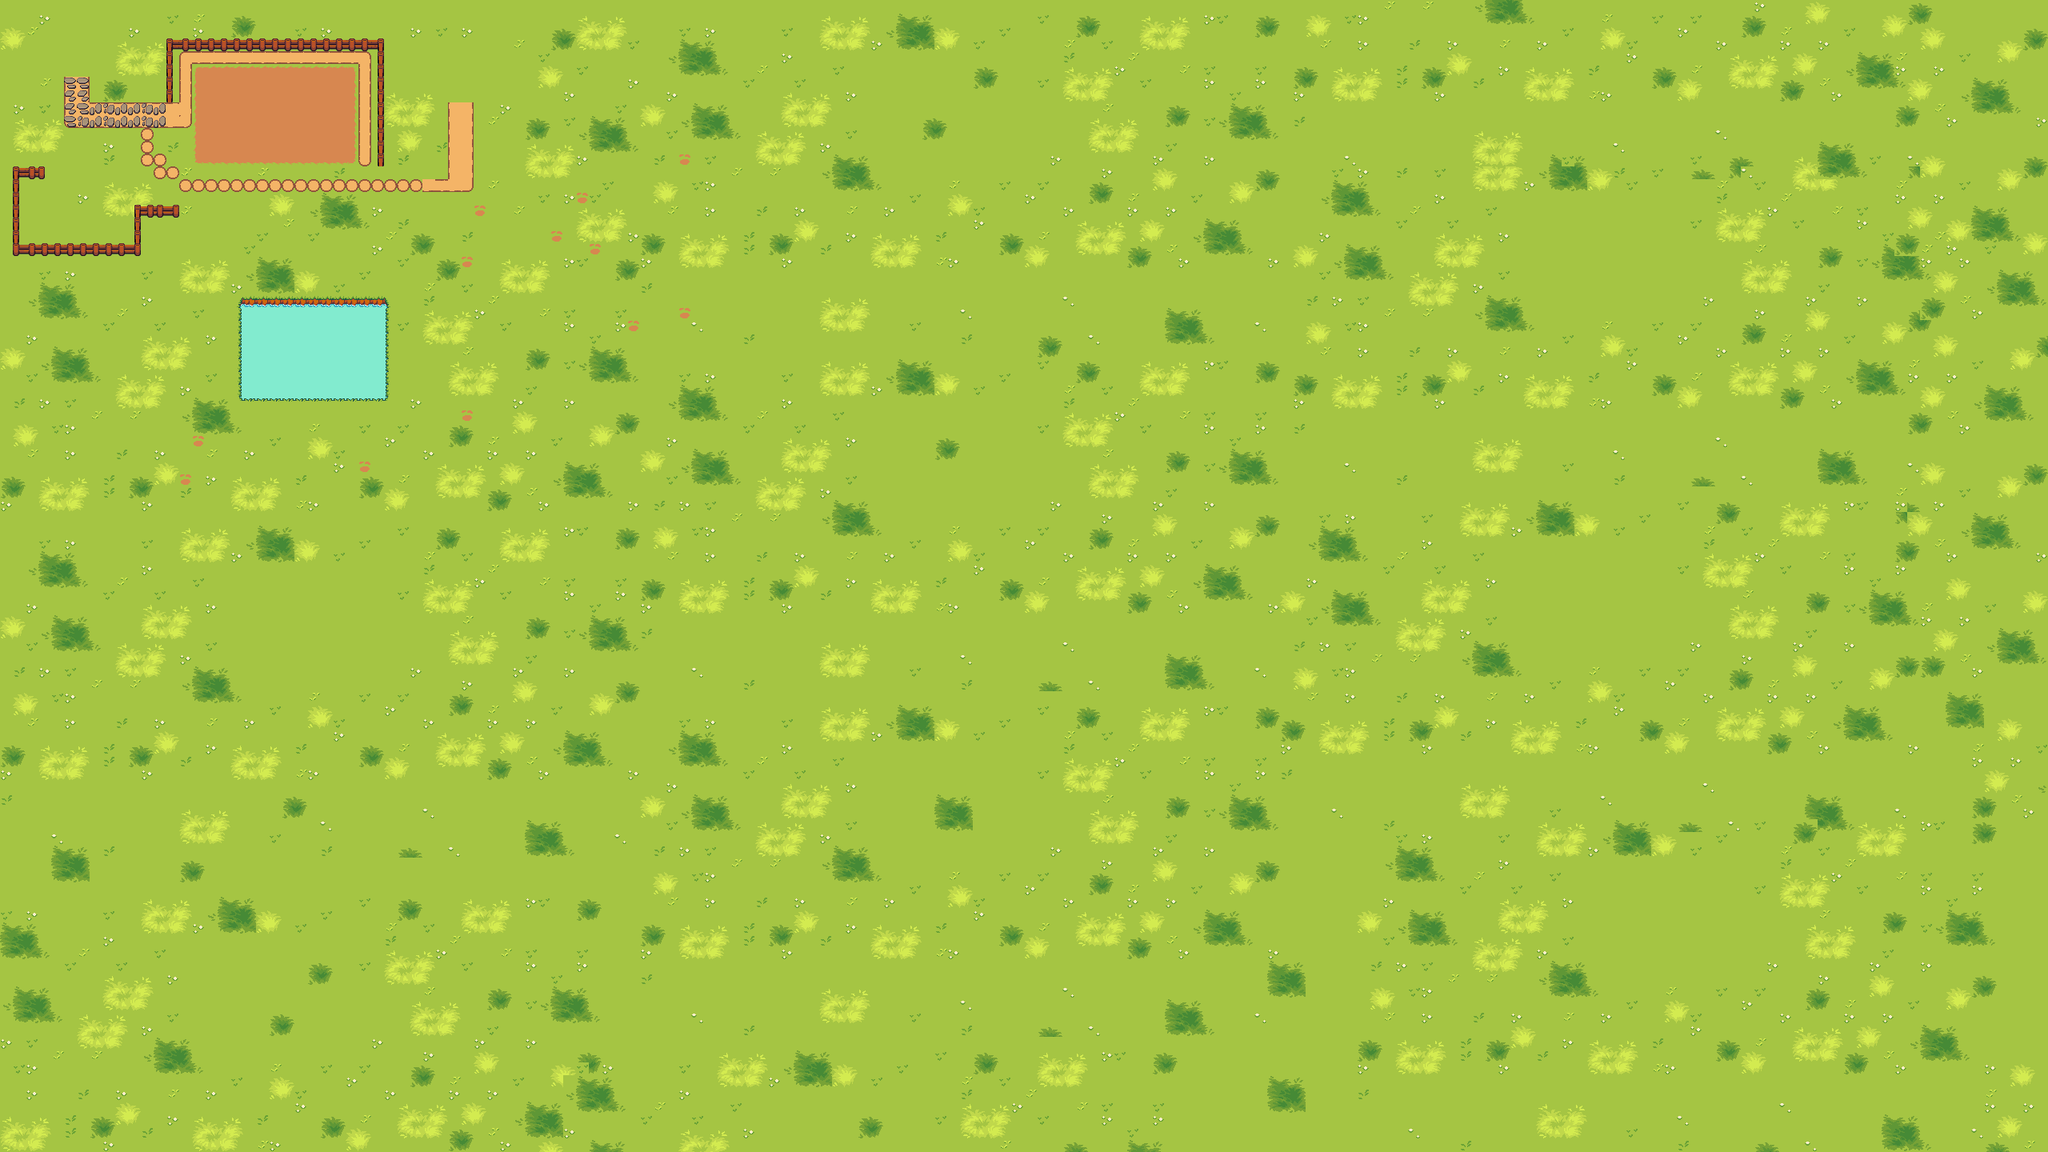

Tiled map render using the project's own tile images. Description and the map definition, with tile-layer contents summarised, below:
An orthogonal 160x90 tile map with 16x16 px tiles, 6 tile layers (collision, ground, grass&stone, stone, ...), 6 tilesets and 3113 objects.

<map version="1.10" tiledversion="1.11.2" orientation="orthogonal" renderorder="right-down" width="160" height="90" tilewidth="16" tileheight="16" infinite="0" nextlayerid="19" nextobjectid="3496">
 <tileset firstgid="1" source="../tilesets/spring farm tilemap.tsx" />
 <tileset firstgid="181" name="barn" tilewidth="16" tileheight="16" tilecount="216" columns="18">
  <image source="../tilesets/barn.png" width="288" height="192" />
 </tileset>
 <tileset firstgid="397" name="farm bridges" tilewidth="16" tileheight="16" tilecount="192" columns="12">
  <image source="../tilesets/farm bridges.png" width="192" height="256" />
 </tileset>
 <tileset firstgid="589" name="spring and summer objects" tilewidth="16" tileheight="16" tilecount="169" columns="13">
  <image source="../tilesets/spring and summer objects.png" width="208" height="208" />
 </tileset>
 <tileset firstgid="758" name="plants" tilewidth="16" tileheight="16" tilecount="90" columns="10">
  <image source="../tilesets/plants.png" width="160" height="144" />
 </tileset>
 <tileset firstgid="848" name="items" tilewidth="16" tileheight="16" tilecount="50" columns="10">
  <image source="../tilesets/items.png" width="160" height="80" />
 </tileset>
 <layer id="17" name="collision" width="160" height="90">
  <data>[14400 cells, 105 non-empty, 2 distinct tile ids]</data>
 </layer>
 <layer id="1" name="ground" width="160" height="90">
  <data>[14400 cells, 14400 non-empty, 1 distinct tile ids]</data>
 </layer>
 <layer id="4" name="grass&amp;stone" width="160" height="90" locked="1">
  <data>[14400 cells, 4363 non-empty, 64 distinct tile ids]</data>
 </layer>
 <layer id="8" name="stone" width="160" height="90">
  <data>[14400 cells, 20 non-empty, 4 distinct tile ids]</data>
 </layer>
 <objectgroup id="9" name="barn">
  <object id="105" gid="199" x="528" y="80" width="16" height="16" />
  <object id="106" gid="182" x="544" y="64" width="16" height="16" />
  <object id="107" gid="183" x="560" y="64" width="16" height="16" />
  <object id="108" gid="184" x="576" y="64" width="16" height="16" />
  <object id="109" gid="185" x="592" y="64" width="16" height="16" />
  <object id="110" gid="204" x="608" y="80" width="16" height="16" />
  <object id="111" gid="200" x="544" y="80" width="16" height="16" />
  <object id="112" gid="201" x="560" y="80" width="16" height="16" />
  <object id="113" gid="202" x="576" y="80" width="16" height="16" />
  <object id="114" gid="203" x="592" y="80" width="16" height="16" />
  <object id="115" gid="217" x="528" y="96" width="16" height="16" />
  <object id="116" gid="235" x="528" y="112" width="16" height="16" />
  <object id="117" gid="253" x="528" y="128" width="16" height="16" />
  <object id="118" gid="271" x="528" y="144" width="16" height="16" />
  <object id="119" gid="272" x="544" y="144" width="16" height="16" />
  <object id="120" gid="273" x="560" y="144" width="16" height="16" />
  <object id="121" gid="274" x="576" y="144" width="16" height="16" />
  <object id="122" gid="275" x="592" y="144" width="16" height="16" />
  <object id="123" gid="276" x="608" y="144" width="16" height="16" />
  <object id="124" gid="258" x="608" y="128" width="16" height="16" />
  <object id="125" gid="240" x="608" y="112" width="16" height="16" />
  <object id="126" gid="222" x="608" y="96" width="16" height="16" />
  <object id="127" gid="218" x="544" y="96" width="16" height="16" />
  <object id="128" gid="219" x="560" y="96" width="16" height="16" />
  <object id="129" gid="220" x="576" y="96" width="16" height="16" />
  <object id="130" gid="221" x="592" y="96" width="16" height="16" />
  <object id="131" gid="236" x="544" y="112" width="16" height="16" />
  <object id="132" gid="254" x="544" y="128" width="16" height="16" />
  <object id="133" gid="255" x="560" y="128" width="16" height="16" />
  <object id="134" gid="238" x="576" y="112" width="16" height="16" />
  <object id="135" gid="256" x="576" y="128" width="16" height="16" />
  <object id="136" gid="257" x="592" y="128" width="16" height="16" />
  <object id="137" gid="199" x="592" y="112" width="16" height="16" />
  <object id="138" gid="239" x="592" y="112" width="16" height="16" />
  <object id="139" gid="236" x="560" y="112" width="16" height="16" />
  <object id="140" gid="237" x="560" y="112" width="16" height="16" />
  <object id="141" gid="660" x="32" y="240" width="16" height="16" />
  <object id="142" gid="661" x="48" y="240" width="16" height="16" />
  <object id="143" gid="662" x="64" y="240" width="16" height="16" />
  <object id="144" gid="675" x="64" y="256" width="16" height="16" />
  <object id="145" gid="688" x="64" y="272" width="16" height="16" />
  <object id="146" gid="687" x="48" y="272" width="16" height="16" />
  <object id="147" gid="686" x="32" y="272" width="16" height="16" />
  <object id="148" gid="673" x="32" y="256" width="16" height="16" />
  <object id="163" gid="674" x="48" y="256" width="16" height="16" />
  <object id="164" gid="714" x="176" y="176" width="16" height="16" />
  <object id="165" gid="714" x="176" y="192" width="16" height="16" />
  <object id="166" gid="728" x="192" y="208" width="16" height="16" />
  <object id="167" gid="728" x="208" y="224" width="16" height="16" />
  <object id="173" gid="714" x="192" y="224" width="16" height="16" />
  <object id="174" gid="714" x="176" y="208" width="16" height="16" />
  <object id="175" gid="728" x="224" y="240" width="16" height="16" />
  <object id="176" gid="728" x="272" y="240" width="16" height="16" />
  <object id="177" gid="728" x="256" y="240" width="16" height="16" />
  <object id="178" gid="728" x="240" y="240" width="16" height="16" />
  <object id="179" gid="728" x="288" y="240" width="16" height="16" />
  <object id="180" gid="728" x="304" y="240" width="16" height="16" />
  <object id="181" gid="728" x="320" y="240" width="16" height="16" />
  <object id="182" gid="728" x="336" y="240" width="16" height="16" />
  <object id="183" gid="728" x="352" y="240" width="16" height="16" />
  <object id="184" gid="728" x="368" y="240" width="16" height="16" />
  <object id="185" gid="728" x="384" y="240" width="16" height="16" />
  <object id="186" gid="728" x="416" y="240" width="16" height="16" />
  <object id="187" gid="728" x="416" y="240" width="16" height="16" />
  <object id="188" gid="728" x="400" y="240" width="16" height="16" />
  <object id="189" gid="728" x="432" y="240" width="16" height="16" />
  <object id="190" gid="728" x="448" y="240" width="16" height="16" />
  <object id="191" gid="728" x="464" y="240" width="16" height="16" />
  <object id="192" gid="728" x="480" y="240" width="16" height="16" />
  <object id="193" gid="728" x="496" y="240" width="16" height="16" />
  <object id="194" gid="728" x="512" y="240" width="16" height="16" />
 </objectgroup>
 <objectgroup id="2" name="house">
  <object id="1" gid="693" x="48" y="48" width="16" height="16" />
  </objectgroup>
 <objectgroup id="3" name="interactables" visible="0" locked="1">
  <!-- 3007 objects omitted --></objectgroup>
 <layer id="6" name="fence" width="160" height="90">
  <properties>
   <property name="walkable" value="false" />
  </properties>
  <data>[14400 cells, 54 non-empty, 9 distinct tile ids]</data>
 </layer>
 <objectgroup id="18" name="rock" visible="0">
  <!-- 3005 objects omitted --></objectgroup>
 <objectgroup id="14" name="decor">
  <!-- 2766 objects omitted --></objectgroup>
 <layer id="11" name="lake" width="160" height="90">
  <data>[14400 cells, 117 non-empty, 9 distinct tile ids]</data>
 </layer>
 <objectgroup id="10" name="tree" visible="0">
  <properties>
   <property name="choppable" type="bool" value="true" />
   <property name="type" value="tree" />
  </properties>
  <!-- 2166 objects omitted --></objectgroup>
 <objectgroup id="13" name="lake object">
  <!-- 17 objects omitted --></objectgroup>
</map>
<!-- 3041 of 3113 objects omitted -->
